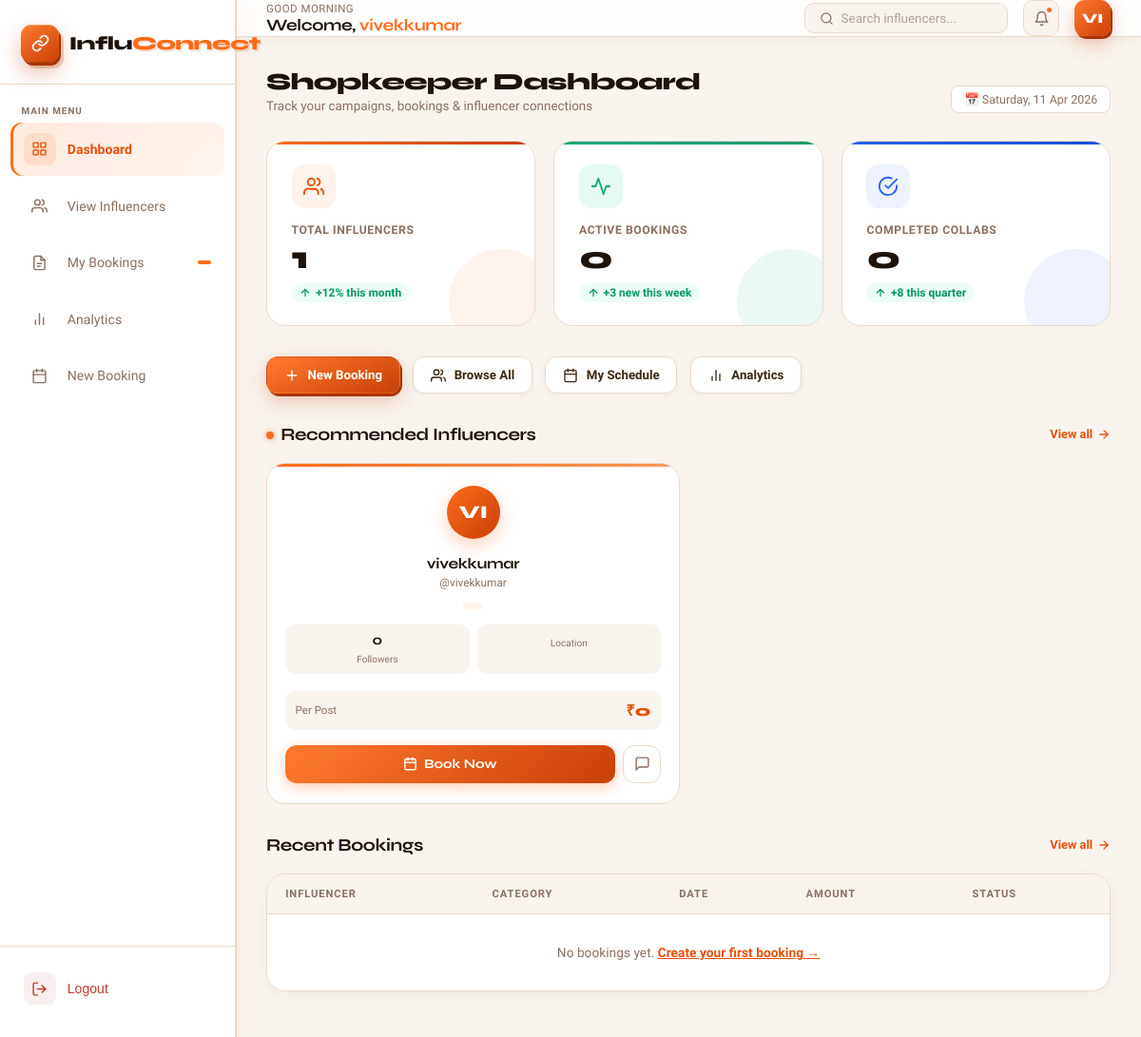
/shopkeepers/dashboard/ (signed in), run on the app's committed database.
### accounts/models.py (models this page shows)
class CustomUser(AbstractUser):
    ROLE_CHOICES = (
        ('influencer', 'Influencer'),
        ('shopkeeper', 'Shopkeeper'),
    )
    role = models.CharField(max_length=20, choices=ROLE_CHOICES, default='')

### influencers/models.py (models this page shows, shortened)
class InfluencerProfile(models.Model):
    user = models.OneToOneField(settings.AUTH_USER_MODEL, on_delete=models.CASCADE)
    phone = models.CharField(max_length=20, blank=True, default='')
    date_of_birth = models.DateField(null=True, blank=True)
    photo = models.ImageField(upload_to='influencer_photos/', blank=True, null=True)
    profile_image = models.ImageField(upload_to='influencer_profiles/', null=True, blank=True)
    banner_image = models.ImageField(upload_to='influencer_banners/', null=True, blank=True)
    street = models.CharField(max_length=200, blank=True, default='')
    city = models.CharField(max_length=100, blank=True, default='')
    state = models.CharField(max_length=100, blank=True, default='')
    pincode = models.CharField(max_length=10, blank=True, default='')
    country = models.CharField(max_length=100, blank=True, default='India')
    bio = models.TextField(blank=True, default='')
    category = models.CharField(max_length=100, blank=True, default='')
    location = models.CharField(max_length=100, blank=True, default='')
    price_per_post = models.IntegerField(default=0)
    followers = models.IntegerField(default=0)
    instagram = models.URLField(blank=True, default='')
    youtube = models.URLField(blank=True, default='')
    twitter = models.URLField(blank=True, default='')

### shopkeepers/views.py (the view)
# urls.py: path('dashboard/', views.shopkeeper_dashboard, name='shopkeeper_dashboard'),
@login_required
def shopkeeper_dashboard(request):
    recent_bookings = Booking.objects.filter(
        shopkeeper=request.user
    ).order_by('-created_at')[:5]
    total_bookings    = Booking.objects.filter(shopkeeper=request.user).count()
    active_bookings   = Booking.objects.filter(shopkeeper=request.user, status='pending').count()
    completed_collabs = Booking.objects.filter(shopkeeper=request.user, status='approved').count()
    total_influencers = InfluencerProfile.objects.count()
    recommended_influencers = InfluencerProfile.objects.all()[:4]
    unread_count = Notification.objects.filter(recipient=request.user, is_read=False).count()
    context = {
        'recent_bookings':         recent_bookings,
        'total_bookings':          total_bookings,
        'active_bookings':         active_bookings,
        'completed_collabs':       completed_collabs,
        'total_influencers':       total_influencers,
        'recommended_influencers': recommended_influencers,
        'unread_count':            unread_count,
    }
    return render(request, 'shopkeepers/dashboard.html', context)

### templates/shopkeepers/dashboard.html (shortened to what this page needs)
<!DOCTYPE html>
<html lang="en">
<head>
</head>
<body>
<aside class="sidebar" id="sidebar">
  <a href="{% url 'accounts:login' %}" class="sidebar-brand">
    <div class="brand-icon">
      <svg viewBox="0 0 24 24" fill="none" stroke="#fff" stroke-width="2.3" stroke-linecap="round" stroke-linejoin="round">
        <path d="M10 13a5 5 0 0 0 7.54.54l3-3a5 5 0 0 0-7.07-7.07l-1.72 1.71"/>
        <path d="M14 11a5 5 0 0 0-7.54-.54l-3 3a5 5 0 0 0 7.07 7.07l1.71-1.71"/>
      </svg>
    </div>
    <span class="brand-name"><span class="bl">Influ</span><span class="or">Connect</span></span>
  </a>
  <p class="nav-section-label">Main Menu</p>
  <ul class="nav-menu">
    <li class="nav-item">
      <a href="{% url 'shopkeepers:shopkeeper_dashboard' %}" class="nav-link active">
        <span class="nav-icon"></span>
        Dashboard
      </a>
    </li>
    <li class="nav-item">
      <a href="{% url 'influencers:influencers_list' %}" class="nav-link">
        <span class="nav-icon"><svg viewBox="0 0 24 24" fill="none" stroke="currentColor" stroke-width="2" stroke-linecap="round" stroke-linejoin="round"><path d="M17 21v-2a4 4 0 0 0-4-4H5a4 4 0 0 0-4 4v2"/><circle cx="9" cy="7" r="4"/><path d="M23 21v-2a4 4 0 0 0-3-3.87"/><path d="M16 3.13a4 4 0 0 1 0 7.75"/></svg></span>
        View Influencers
      </a>
    </li>
    <li class="nav-item">
      <a href="{% url 'bookings:all_bookings' %}" class="nav-link">
        <span class="nav-icon"><svg viewBox="0 0 24 24" fill="none" stroke="currentColor" stroke-width="2" stroke-linecap="round" stroke-linejoin="round"><path d="M14 2H6a2 2 0 0 0-2 2v16a2 2 0 0 0 2 2h12a2 2 0 0 0 2-2V8z"/><polyline points="14 2 14 8 20 8"/><line x1="9" y1="13" x2="15" y2="13"/><line x1="9" y1="17" x2="13" y2="17"/></svg></span>
        My Bookings
        <span style="margin-left:auto;background:var(--or1);color:#fff;font-size:.65rem;font-weight:700;padding:.1rem .45rem;border-radius:20px;">{{ bookings_count }}</span>
      </a>
    </li>
    <li class="nav-item">
      <a href="{% url 'bookings:analytics' %}" class="nav-link">
        <span class="nav-icon"><svg viewBox="0 0 24 24" fill="none" stroke="currentColor" stroke-width="2" stroke-linecap="round" stroke-linejoin="round"><line x1="18" y1="20" x2="18" y2="10"/><line x1="12" y1="20" x2="12" y2="4"/><line x1="6" y1="20" x2="6" y2="14"/></svg></span>
        Analytics
      </a>
    </li>
    <li class="nav-item">
      <a href="{% url 'influencers:influencers_list' %}" class="nav-link">
        <span class="nav-icon"><svg viewBox="0 0 24 24" fill="none" stroke="currentColor" stroke-width="2" stroke-linecap="round" stroke-linejoin="round"><rect x="3" y="4" width="18" height="18" rx="2" ry="2"/><line x1="16" y1="2" x2="16" y2="6"/><line x1="8" y1="2" x2="8" y2="6"/><line x1="3" y1="10" x2="21" y2="10"/></svg></span>
        New Booking
      </a>
    </li>
  </ul>
  <div class="sidebar-footer">
    <form method="post" action="{% url 'logout' %}">
      <button type="submit" class="logout-btn">
        <span class="nav-icon"><svg viewBox="0 0 24 24" fill="none" stroke="currentColor" stroke-width="2" stroke-linecap="round" stroke-linejoin="round"><path d="M9 21H5a2 2 0 0 1-2-2V5a2 2 0 0 1 2-2h4"/><polyline points="16 17 21 12 16 7"/><line x1="21" y1="12" x2="9" y2="12"/></svg></span>
        Logout
      </button>
    </form>
  </div>
</aside>
<div class="main-wrap">
  <header class="topbar">
    <div style="display:flex;align-items:center;gap:.9rem;">
      <div class="topbar-left">
        <span class="topbar-greeting">Good morning</span>
        <span class="topbar-name">Welcome, <span>{{ request.user.username }}</span></span>
      </div>
    </div>
    <div class="topbar-right">
      <div class="topbar-search">
        <svg viewBox="0 0 24 24" fill="none" stroke="currentColor" stroke-width="2" stroke-linecap="round" stroke-linejoin="round"><circle cx="11" cy="11" r="8"/><line x1="21" y1="21" x2="16.65" y2="16.65"/></svg>
        <input type="text" placeholder="Search influencers..."/>
      </div>
      <a href="{% url 'bookings:notifications_page' %}" class="notif-btn" style="text-decoration:none;">
        <svg viewBox="0 0 24 24" fill="none" stroke="currentColor" stroke-width="2" stroke-linecap="round" stroke-linejoin="round"><path d="M18 8A6 6 0 0 0 6 8c0 7-3 9-3 9h18s-3-2-3-9"/><path d="M13.73 21a2 2 0 0 1-3.46 0"/></svg>
        <span class="notif-dot"></span>
      </a>
      <div class="avatar">{{ request.user.username|slice:":2"|upper }}</div>
    </div>
  </header>
  <main class="page-content">
    <div class="page-header">
      <div>
        <h1 class="page-title">Shopkeeper Dashboard</h1>
        <p class="page-subtitle">Track your campaigns, bookings &amp; influencer connections</p>
      </div>
      <span class="date-badge">📅 {% now "l, d M Y" %}</span>
    </div>
    <div class="stats-grid">
      <div class="stat-card orange">
        <div class="stat-icon-wrap"><svg viewBox="0 0 24 24" fill="none" stroke="currentColor" stroke-width="2" stroke-linecap="round" stroke-linejoin="round"><path d="M17 21v-2a4 4 0 0 0-4-4H5a4 4 0 0 0-4 4v2"/><circle cx="9" cy="7" r="4"/><path d="M23 21v-2a4 4 0 0 0-3-3.87"/><path d="M16 3.13a4 4 0 0 1 0 7.75"/></svg></div>
        <p class="stat-label">Total Influencers</p>
        <p class="stat-value">{{ total_influencers }}</p>
        <span class="stat-change up"><svg viewBox="0 0 24 24" fill="none" stroke="currentColor" stroke-width="2.5" stroke-linecap="round" stroke-linejoin="round"><line x1="12" y1="19" x2="12" y2="5"/><polyline points="5 12 12 5 19 12"/></svg>+12% this month</span>
      </div>
      <div class="stat-card teal">
        <div class="stat-icon-wrap"><svg viewBox="0 0 24 24" fill="none" stroke="currentColor" stroke-width="2" stroke-linecap="round" stroke-linejoin="round"><polyline points="22 12 18 12 15 21 9 3 6 12 2 12"/></svg></div>
        <p class="stat-label">Active Bookings</p>
        <p class="stat-value">{{ active_bookings }}</p>
        <span class="stat-change up"><svg viewBox="0 0 24 24" fill="none" stroke="currentColor" stroke-width="2.5" stroke-linecap="round" stroke-linejoin="round"><line x1="12" y1="19" x2="12" y2="5"/><polyline points="5 12 12 5 19 12"/></svg>+3 new this week</span>
      </div>
      <div class="stat-card blue">
        <div class="stat-icon-wrap"><svg viewBox="0 0 24 24" fill="none" stroke="currentColor" stroke-width="2" stroke-linecap="round" stroke-linejoin="round"><path d="M22 11.08V12a10 10 0 1 1-5.93-9.14"/><polyline points="22 4 12 14.01 9 11.01"/></svg></div>
        <p class="stat-label">Completed Collabs</p>
        <p class="stat-value">{{ completed_collabs }}</p>
        <span class="stat-change up"><svg viewBox="0 0 24 24" fill="none" stroke="currentColor" stroke-width="2.5" stroke-linecap="round" stroke-linejoin="round"><line x1="12" y1="19" x2="12" y2="5"/><polyline points="5 12 12 5 19 12"/></svg>+8 this quarter</span>
      </div>
    </div>
    <div class="quick-actions">
      <a href="{% url 'influencers:influencers_list' %}" class="quick-btn primary"><svg viewBox="0 0 24 24" fill="none" stroke="currentColor" stroke-width="2.2" stroke-linecap="round" stroke-linejoin="round"><line x1="12" y1="5" x2="12" y2="19"/><line x1="5" y1="12" x2="19" y2="12"/></svg>New Booking</a>
      <a href="{% url 'influencers:influencers_list' %}" class="quick-btn"><svg viewBox="0 0 24 24" fill="none" stroke="currentColor" stroke-width="2" stroke-linecap="round" stroke-linejoin="round"><path d="M17 21v-2a4 4 0 0 0-4-4H5a4 4 0 0 0-4 4v2"/><circle cx="9" cy="7" r="4"/><path d="M23 21v-2a4 4 0 0 0-3-3.87"/><path d="M16 3.13a4 4 0 0 1 0 7.75"/></svg>Browse All</a>
      <a href="{% url 'bookings:all_bookings' %}" class="quick-btn"><svg viewBox="0 0 24 24" fill="none" stroke="currentColor" stroke-width="2" stroke-linecap="round" stroke-linejoin="round"><rect x="3" y="4" width="18" height="18" rx="2" ry="2"/><line x1="16" y1="2" x2="16" y2="6"/><line x1="8" y1="2" x2="8" y2="6"/><line x1="3" y1="10" x2="21" y2="10"/></svg>My Schedule</a>
      <a href="{% url 'bookings:analytics' %}" class="quick-btn"><svg viewBox="0 0 24 24" fill="none" stroke="currentColor" stroke-width="2" stroke-linecap="round" stroke-linejoin="round"><line x1="18" y1="20" x2="18" y2="10"/><line x1="12" y1="20" x2="12" y2="4"/><line x1="6" y1="20" x2="6" y2="14"/></svg>Analytics</a>
    </div>
    <div class="section-header">
      <h2 class="section-title"><span></span>Recommended Influencers</h2>
      <a href="{% url 'influencers:influencers_list' %}" class="view-all">View all <svg viewBox="0 0 24 24" fill="none" stroke="currentColor" stroke-width="2.2" stroke-linecap="round" stroke-linejoin="round"><line x1="5" y1="12" x2="19" y2="12"/><polyline points="12 5 19 12 12 19"/></svg></a>
    </div>
    <div class="influencers-grid">
      {% for influencer in recommended_influencers %}
      <div class="inf-card" id="inf-card-{{ influencer.id }}">
        <div class="inf-avatar">{{ influencer.user.username|slice:":2"|upper }}</div>
        <div class="inf-name">{{ influencer.user.username }}</div>
        <div class="inf-handle">@{{ influencer.user.username|lower }}</div>
        <span class="inf-category">{{ influencer.category }}</span>
        <div class="inf-stats">
          <div class="inf-stat"><span class="inf-stat-val">{{ influencer.followers }}</span><span class="inf-stat-lbl">Followers</span></div>
          <div class="inf-stat"><span class="inf-stat-lbl">Location</span></div>
        </div>
        <div class="inf-price-row">
          <span class="inf-price-lbl">Per Post</span>
          <span class="inf-price-val">₹{{ influencer.price_per_post }}</span>
        </div>
        <div class="inf-btn-row">
          <a href="{% url 'bookings:create_booking' influencer.id %}" class="book-btn">
            <svg viewBox="0 0 24 24" fill="none" stroke="currentColor" stroke-width="2.2" stroke-linecap="round" stroke-linejoin="round"><rect x="3" y="4" width="18" height="18" rx="2"/><line x1="16" y1="2" x2="16" y2="6"/><line x1="8" y1="2" x2="8" y2="6"/><line x1="3" y1="10" x2="21" y2="10"/></svg>
            Book Now
          </a>
          <button
            class="inf-chat-btn"
            id="chat-btn-{{ influencer.id }}"
            onclick="toggleInlineChat({{ influencer.id }}, '{{ influencer.user.username }}', {{ influencer.booking_id|default:'null' }})"
            title="Chat with {{ influencer.user.username }}"
          >
            <svg viewBox="0 0 24 24" fill="none" stroke="currentColor" stroke-width="2" stroke-linecap="round" stroke-linejoin="round"><path d="M21 15a2 2 0 0 1-2 2H7l-4 4V5a2 2 0 0 1 2-2h14a2 2 0 0 1 2 2z"/></svg>
          </button>
        </div>
      </div>
      {% endfor %}
    </div>
    <div class="bookings-section">
      <div class="section-header">
        <h2 class="section-title">Recent Bookings</h2>
        <a href="{% url 'bookings:all_bookings' %}" class="view-all">View all <svg viewBox="0 0 24 24" fill="none" stroke="currentColor" stroke-width="2.2" stroke-linecap="round" stroke-linejoin="round"><line x1="5" y1="12" x2="19" y2="12"/><polyline points="12 5 19 12 12 19"/></svg></a>
      </div>
      <div class="table-wrap">
        <table>
          <thead><tr><th>Influencer</th><th>Category</th><th>Date</th><th>Amount</th><th>Status</th></tr></thead>
          <tbody>
            {% for booking in recent_bookings %}
            <tr>
              <td><strong>{{ booking.influencer.user.username }}</strong></td>
              <td>{{ booking.influencer.category }}</td>
              <td>{{ booking.date|date:"d M Y" }}</td>
              <td>₹{{ booking.influencer.price_per_post }}</td>
              <td><span class="status-pill {{ booking.status|lower }}">{{ booking.status }}</span></td>
            </tr>
            {% empty %}
            <tr><td colspan="5" style="text-align:center;color:var(--muted);padding:2rem;">No bookings yet. <a href="{% url 'influencers:influencers_list' %}" style="color:var(--or2);font-weight:600;">Create your first booking →</a></td></tr>
            {% endfor %}
          </tbody>
        </table>
      </div>
    </div>
  </main>
</div>
</body>
</html>

### data on the page
CustomUser: user.username "vivekkumar", user.username "VI"
InfluencerProfile: user.username "VI", user.username "vivekkumar", followers "0", price_per_post "0"

### other printed values
{{ total_influencers }} "1"
{{ active_bookings }} "0"
{{ completed_collabs }} "0"
